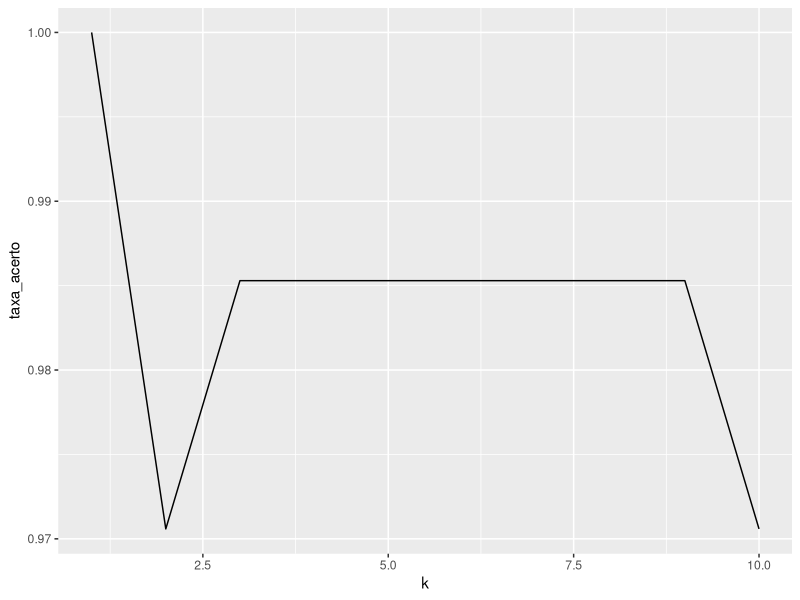

Reproduce this figure in R.
library(ggplot2)
library(palmerpenguins)
library(class)

data(penguins)
pinguins <- penguins
str(pinguins)
pinguins <- pinguins[,-c(2,7,8)]
pinguins <- na.omit(pinguins)

n<- round(0.8*nrow(pinguins))
n
indices_treino <- sample(1: nrow(pinguins), size = n, replace = FALSE)

treino <- pinguins[indices_treino,]
teste <- pinguins[-indices_treino,]
treino_padronizado <- scale(treino[,-1])
teste_padronizado <- scale(teste[,-1])

classe_treino <- treino$species
classe_teste <-teste$species

modelo1 <- knn(train = treino_padronizado, test = teste_padronizado, cl = classe_treino, k=1)
mean(modelo1 == teste$species)

modelo2 <- knn(train = treino_padronizado, test = teste_padronizado, cl = classe_treino, k=10)
mean(modelo2 == teste$species)

cor(treino[,-1])

taxa_acerto <- c()
for(k in 1:10){
  modelo <- knn(train = treino_padronizado, test = teste_padronizado, cl = classe_treino, k= k)
  taxa_acerto[k] <- mean(modelo == teste$species)
}

df <- data.frame(k = 1:10, taxa_acerto)

ggplot(data = df, aes(x = k, y = taxa_acerto))+
  geom_line()
